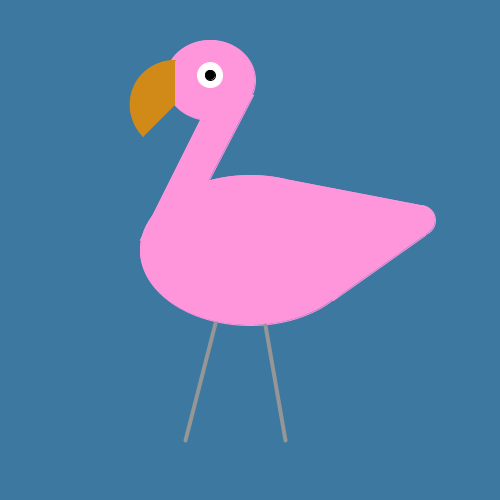
Frame 1 (no input)
Frame 60 (the mouse pressed at the canvas centre just before this capture): identical to frame 1, image omitted
Frame 120 (the mouse held since frame 60 and released just before this capture): identical to frame 1, image omitted

The Processing sketch that drew this single still picture (run headless with seeded random() and noise(); from frame 60 on, the mouse is pressed at the canvas centre):

// Processing sketch: Han_Daniel_sketch_2_flamingo
// ── Han_Daniel_sketch_2_flamingo.pde
void setup () {
background (60, 120, 160);
size (500, 500);

//head
fill (255, 150, 220);
stroke (255, 150, 220);
ellipse (210, 80, 90, 80);

//neck
quad (253, 95, 210, 100, 140, 240, 175, 245);

//body
ellipse (250, 250, 220, 150);
ellipse (420, 220, 30, 30);
quad (290, 180, 420, 205, 425, 235, 333, 300);


// beak
fill (209, 137, 23);
stroke (209, 137, 23);
arc(175, 105, 90, 90, radians(135), radians(270));

// eyes
fill (255);
stroke (255);
ellipse (210, 75, 25, 25);
fill (0);
stroke (0);
ellipse (210, 75, 10, 10);

//legs
fill (150);
stroke (150);
strokeWeight (4);
line (215, 323, 185, 440);
line (265, 325, 285, 440);

  
}

void draw(){

  println(mouseX +", " + mouseY);

}
